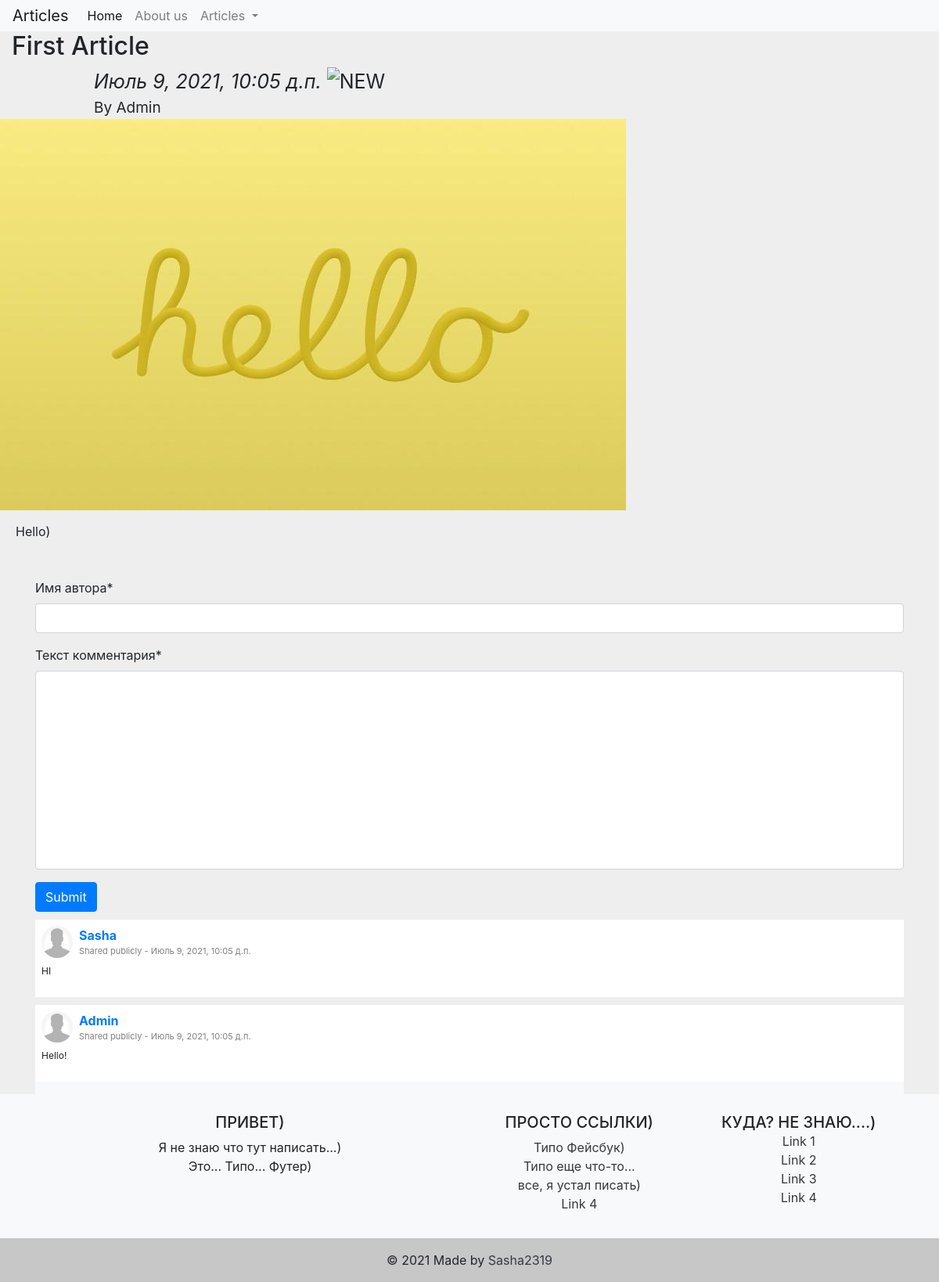
/1/, run on the app's committed database.
### myFirst/apps/articles/models.py (models this page shows, shortened)
class Article(models.Model):
    article_title = models.CharField('название статьи', max_length=200, default='')
    article_text = models.TextField('текст статьи', default='')
    pub_date = models.DateTimeField('дата публикации', auto_now_add=True)
    author_name = models.CharField('имя автора', max_length=55, default='')
    article_image = models.ImageField(upload_to='img', default='', blank=True)
    def was_published_recently(self):
        return self.pub_date >= (timezone.now() - datetime.timedelta(days=7))

class Comment(models.Model):
    article = models.ForeignKey(Article, on_delete=models.CASCADE)
    comment_author = models.CharField('имя автора', max_length=50)
    comment_text = models.TextField('текст комментария')
    cDate = models.DateTimeField('дата публикации', auto_now_add=True)

### myFirst/apps/articles/views.py (the view, shortened to what this page needs)
# urls.py: path('<int:article_id>/', views.detail, name='detail'),
@csrf_exempt
def detail(request, article_id):
    try:
        a = Article.objects.get(id=article_id)
    except:
        return render(request, 'articles/404.html', {'static': STATIC_URL, })
    form = CommentForm()
    data = {}
    article = Article.objects.get(id = article_id)
    comments_list = article.comment_set.all()
    comments = reversed(comments_list)
    return render(request, 'articles/detail.html', {'article': article, 'comments':comments, 'form': form, 'static': STATIC_URL, })

### myFirst/apps/articles/forms.py
class CommentForm(forms.ModelForm):
    class Meta:
        model = Comment
        fields = ('comment_author', 'comment_text')

### myFirst/templates/articles/detail.html (shortened to what this page needs)
{% extends 'base.html' %}
{% load crispy_forms_tags %}
{% load static %}
{% block content %}
<link rel="stylesheet" href="{{static}}articles/css/detail.css">
<div class="float-sm-left" style="width: 70%;"><h2 style="padding-left: 15px;">{{article.article_title}}</h2></div>
<div id="lk" style="float: left; margin-top: 0px; margin-left: 10%; font-size:25px;"><em>{{article.pub_date}}</em>
{% if article.was_published_recently %}
<img src="https://image.flaticon.com/icons/png/512/57/57458.png" alt="NEW" width="50" style="margin-top: -3px;">
{% endif %}
    <div id="author_name" style="display:block; margin-right: 10px; font-size:19px;">
By {{article.author_name}}
</div>
</div>
<div id="article_image">
{% if article.article_image %}
<img src="{{article.article_image.url}}" alt="" style="max-width: 1100px; max-height: 700px;">
{% endif %}
</div>
<div style="padding-left: 20px; padding-top: 15px; width: 70%;">{{article.article_text}}</div>
{% if comments %}
<div class="container mt-5">
    <div class="d-flex justify-content-center row">
        <div class="col-md-12">
            <form id="cmForm">
                {{form|crispy}}
                <button type="submit" class="btn btn-primary">Submit</button>
            </form>
            <div id="commentsBox">
{% for c in comments %}
            <div class="d-flex flex-column comment-section" style="margin-top:10px;">
                <div class="bg-white p-2">
                    <div class="d-flex flex-row user-info"><img class="rounded-circle" src="{{static}}articles/img/avatar.jpg" width="40">
                        <div class="d-flex flex-column justify-content-start ml-2"><span class="d-block font-weight-bold name">{{c.comment_author}}</span><span class="date text-black-50">Shared publicly - {{c.cDate}}</span></div>
                    </div>
                    <div class="mt-2">
                        <p class="comment-text">{{c.comment_text}}</p>
                    </div>
                </div>
            </div>
{% endfor %}
</div>
{% endif %}
<div class="bg-light p-2">
</div>
</div>
</div>
</div>
{% endblock %}

### myFirst/apps/articles/static/articles/css/detail.css (style rules this page uses)
body { background: #eee }
.date { font-size: 11px }
.comment-text { font-size: 12px }
.name { color: #007bff }
.textarea { resize: none }

### data on the page
Article: article_title "First Article", pub_date "Июль 9, 2021, 10:05 д.п.", author_name "Admin", article_image (picture), article_text "Hello)"
Comment: comment_author "Sasha", cDate "Июль 9, 2021, 10:05 д.п.", comment_text "HI"
Comment: comment_author "Admin", cDate "Июль 9, 2021, 10:05 д.п.", comment_text "Hello!"
